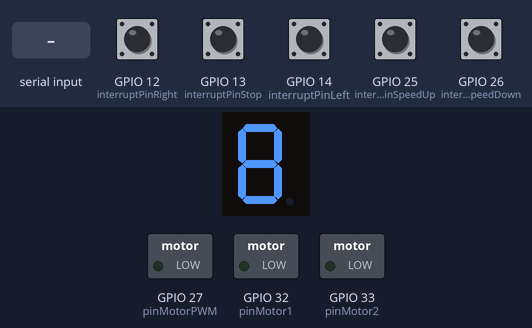
A sketch run on a simulated ESP32. Shown: 1-digit seven-segment display, switched loads named in the sketch (green lamp = pin HIGH). Wiring (inferred from the names in the program): 1-digit 7-segment display, segments lit when LOW: segments GPIO 2, GPIO 4, GPIO 16, GPIO 17, GPIO 5, GPIO 18, GPIO 19. The inputs (shaded band) are chosen by the test bench; at power-on: GPIO 12 (interruptPinRight), GPIO 13 (interruptPinStop), GPIO 14 (interruptPinLeft), GPIO 25 (interruptPinSpeedUp), GPIO 26 (interruptPinSpeedDown) LOW. Nothing arrives over Bluetooth unless stated; the segment pins are drawn as the display they are named for; pins used as bus, display or sensor lines are not drawn.

Above: at 1.2 s.
1.3 s: GPIO 14 (interruptPinLeft) pulled HIGH for 0.15 s
At 3.0 s:
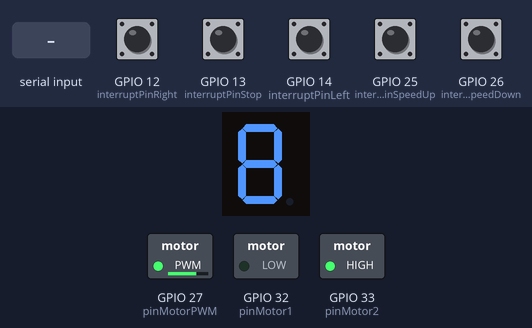
3.3 s: GPIO 12 (interruptPinRight) pulled HIGH for 0.15 s
At 5.0 s:
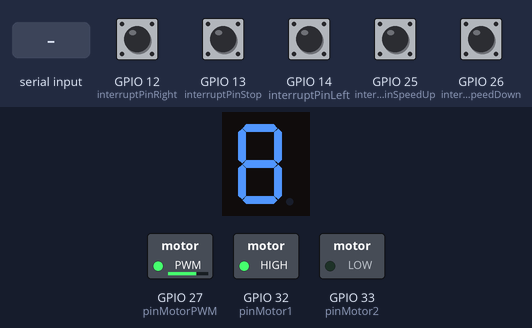
5.3 s: GPIO 25 (interruptPinSpeedUp) pulled HIGH for 0.15 s
At 5.8 s:
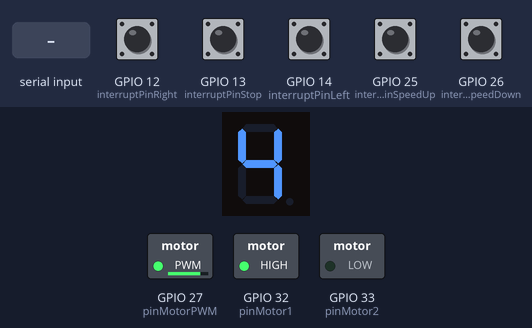
6.9 s: GPIO 13 (interruptPinStop) pulled HIGH for 0.15 s
At 7.4 s:
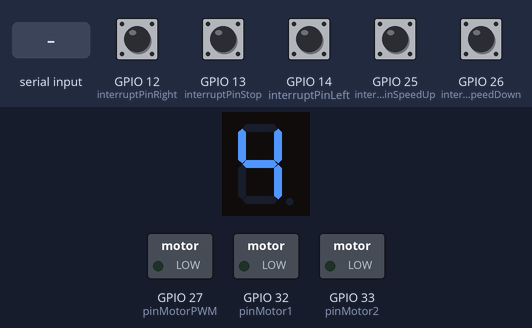
8.5 s: GPIO 26 (interruptPinSpeedDown) pulled HIGH for 0.15 s
At 9.4 s:
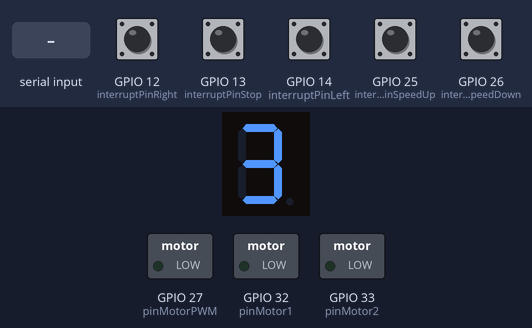
10.1 s: "A\n" received over the second serial link
At 11.3 s:
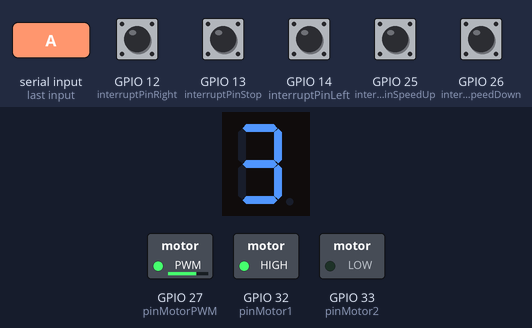
Timing chart, 0 to 13.1 s (numbered marks = the images above; inputs shaded):
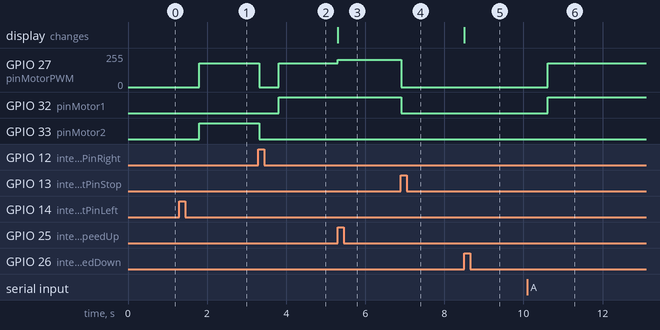

The sketch:

scanner_sketch.ino
```cpp
#include "BluetoothSerial.h"

#if !defined(CONFIG_BT_ENABLED) || !defined(CONFIG_BLUEDROID_ENABLED)
#error Bluetooth is not enabled! Please run `make menuconfig` to and enable it
#endif

#define pinA 2
#define pinB 4
#define pinC 16
#define pinD 17
#define pinE 5
#define pinF 18
#define pinG 19

#define DEBOUNCE_TIME 400
volatile uint32_t debounceTimer = 0;

const bool segTab[6][7] = {
  {1,0,0,1,1,1,1},
  {0,0,1,0,0,1,0},
  {0,0,0,0,1,1,0},
  {1,0,0,1,1,0,0},
  {0,1,0,0,1,0,0},
  {0,1,0,0,0,0,0}
};

BluetoothSerial SerialBT;

enum State { RIGHT, LEFT, STOP, MAX_RIGHT, MAX_LEFT};
enum Actions { WANNA_GO_RIGHT, WANNA_GO_LEFT, WANNA_STOP, WANNA_SPEED_UP, WANNA_SPEED_DOWN, WANNA_MAX_RIGHT, WANNA_MAX_LEFT, NO_ACTION };
//enum LastMax { NOTHING, LAST_MAX_RIGHT, LAST_MAX_LEFT };

typedef struct{
  int mSpeed;
  State state;
} dataScanner;

volatile Actions action;
dataScanner mDataScanner{3, STOP};

Actions lastAction;
//LastMax lastMax;

const byte interruptPinStop = 13;
const byte interruptPinRight= 12;
const byte interruptPinLeft= 14;
const byte interruptPinSpeedUp = 25;
const byte interruptPinSpeedDown = 26;
const byte interruptPinMaxRight = 34;
const byte interruptPinMaxLeft = 35;

const byte pinMotorPWM = 27; //enable du pont en H
const byte pinMotor1 = 32;
const byte pinMotor2 = 33;

const byte pinsDigit[] = { pinA, pinB, pinC, pinD, pinE, pinF, pinG};

const byte canalPWM0 = 0;


char messageReceived = '3';

const int speedTab[] = {140, 160, 180, 205, 230, 255};

void setup() {

  pinMode(interruptPinStop, INPUT);
  pinMode(interruptPinRight, INPUT);
  pinMode(interruptPinLeft, INPUT);
  pinMode(interruptPinSpeedUp, INPUT);
  pinMode(interruptPinSpeedDown, INPUT);
 /* pinMode(interruptPinMaxRight, INPUT);
  pinMode(interruptPinMaxLeft, INPUT);*/

  for (int i=0; i < 7 ; i++) {
    pinMode(pinsDigit[i], OUTPUT);
  }

  pinMode(pinMotor1, OUTPUT);
  pinMode(pinMotor2, OUTPUT);
  pinMode(pinMotorPWM, OUTPUT);

  action = NO_ACTION;
  //lastMax = NOTHING;

  attachInterrupt(interruptPinStop, stopScanner, RISING);
  attachInterrupt(interruptPinRight, rightScanner, RISING);
  attachInterrupt(interruptPinLeft, leftScanner, RISING);
  attachInterrupt(interruptPinSpeedUp, speedUp, RISING);
  attachInterrupt(interruptPinSpeedDown, speedDown, RISING);
  /*attachInterrupt(interruptPinMaxRight, maxRight, RISING);
  attachInterrupt(interruptPinMaxLeft, maxLeft, RISING);*/

  ledcAttachPin(pinMotorPWM, canalPWM0);
  ledcSetup(canalPWM0, 5000, 8);

  SerialBT.begin("Scanner"); //Bluetooth device name
}

void loop() {

  switch(action){

    case WANNA_GO_RIGHT:

      if ( lastAction != WANNA_GO_RIGHT && mDataScanner.state != MAX_RIGHT ) {
        sendChar('A');
        motorGoRight();
        mDataScanner.state = RIGHT;
        lastAction = WANNA_GO_RIGHT;
      }
      action = NO_ACTION;
      break;

    case WANNA_GO_LEFT:

      if ( lastAction != WANNA_GO_LEFT && mDataScanner.state != MAX_LEFT) {
        sendChar('B');
        motorGoLeft();
        mDataScanner.state = LEFT;
        lastAction = WANNA_GO_LEFT;
      }

      action = NO_ACTION;
      break;

    case WANNA_STOP:

      if (lastAction != WANNA_STOP) {
        sendChar('C');
        motorStop();
        mDataScanner.state = STOP;
        lastAction = WANNA_STOP;
      }

      action = NO_ACTION;
      break;

    case WANNA_SPEED_UP:

        if(mDataScanner.mSpeed < 6){
          mDataScanner.mSpeed++;
          refreshSpeed();
          sendChar(intToChar(mDataScanner.mSpeed));
          displayDigit(mDataScanner.mSpeed);

        }

      action = NO_ACTION;
      break;

    case WANNA_SPEED_DOWN:

        if(mDataScanner.mSpeed > 1){

          mDataScanner.mSpeed--;
          refreshSpeed();
          sendChar(intToChar(mDataScanner.mSpeed));
          displayDigit(mDataScanner.mSpeed);
        }

      action = NO_ACTION;
      break;

    /*case WANNA_MAX_RIGHT:

      if (lastMax != LAST_MAX_RIGHT) {
        mDataScanner.state = MAX_RIGHT;
        sendChar('D');
        motorStop();
        lastAction = WANNA_MAX_RIGHT;
        lastMax = LAST_MAX_RIGHT;
      }

      action = NO_ACTION;
      break;


    case WANNA_MAX_LEFT:

      if (lastMax != LAST_MAX_LEFT ){
        mDataScanner.state = MAX_LEFT;
        sendChar('E');
        motorStop();
        lastAction = WANNA_MAX_LEFT;
        Serial.print("coucou");
        lastMax = LAST_MAX_LEFT;
      }

      action = NO_ACTION;
      break;*/

  }


  if ( SerialBT.available() ) {

    messageReceived = (char) SerialBT.read();

    switch(messageReceived){

    case 'A':
      motorGoRight();
      mDataScanner.state = RIGHT;
      lastAction = WANNA_GO_RIGHT;
      break;

    case 'B':
      motorGoLeft();
      mDataScanner.state = LEFT;
      lastAction = WANNA_GO_LEFT;
      break;

    case 'C':
      motorStop();
      mDataScanner.state = STOP;
      lastAction = WANNA_STOP;
      break;

    case '1':
      mDataScanner.mSpeed = 1;
      refreshSpeed();
      displayDigit(mDataScanner.mSpeed);
      break;

    case '2':
      mDataScanner.mSpeed = 2;
      refreshSpeed();
      displayDigit(mDataScanner.mSpeed);
      break;

    case '3':
      mDataScanner.mSpeed = 3;
      refreshSpeed();
      displayDigit(mDataScanner.mSpeed);
      break;

    case '4':
      mDataScanner.mSpeed = 4;
      refreshSpeed();
      displayDigit(mDataScanner.mSpeed);
      break;

    case '5':
      mDataScanner.mSpeed = 5;
      refreshSpeed();
      displayDigit(mDataScanner.mSpeed);
      break;

    case '6':
      mDataScanner.mSpeed = 6;
      refreshSpeed();
      displayDigit(mDataScanner.mSpeed);
      break;

    case 'F': // demande de synchronisation
      sendChar(intToChar(mDataScanner.mSpeed));

      switch (mDataScanner.state) {
        case RIGHT:
          sendChar('A');
          break;

        case LEFT:
          sendChar('B');
          break;

        case STOP:
          sendChar('C');
          break;

        /*case MAX_RIGHT:
          sendChar('D');
          break;

        case MAX_LEFT:
          sendChar('E');
          break;*/
      }
    }

  }

  delay(20);
}

void motorGoRight(){

   if(mDataScanner.state != RIGHT){
        motorStop();
        delay(500);
   }

  digitalWrite(pinMotor1, HIGH);
  digitalWrite(pinMotor2, LOW);
  ledcWrite(canalPWM0, speedTab[mDataScanner.mSpeed-1]);
}

void motorGoLeft(){

  if(mDataScanner.state != LEFT){
        motorStop();
        delay(500);
  }

  digitalWrite(pinMotor1, LOW);
  digitalWrite(pinMotor2, HIGH);
  ledcWrite(canalPWM0, speedTab[mDataScanner.mSpeed-1]);

}

void motorStop(){
  digitalWrite(pinMotor1, LOW);
  digitalWrite(pinMotor2, LOW);
  ledcWrite(canalPWM0, 0);

}

void refreshSpeed() {

  if (mDataScanner.state == RIGHT){
    motorGoRight();
  } else if ( mDataScanner.state == LEFT) {
    motorGoLeft();
  }
}

void displayDigit(int mSpeed) {

  mSpeed--;

  for (int i = 0; i<7; i++){
    digitalWrite(pinsDigit[i], segTab[mSpeed][i]);
  }
}

void sendChar(char val){
  SerialBT.write(val);
  SerialBT.write('\r');
}

char intToChar(int val) {

  switch (val) {
    case 1:
      return '1';
      break;
    case 2:
      return '2';
      break;
    case 3:
      return '3';
      break;
    case 4:
      return '4';
      break;
    case 5:
      return '5';
      break;
    case 6:
      return '6';
      break;
  }

}

void stopScanner(){
  action = WANNA_STOP;
}

void rightScanner(){
  action = WANNA_GO_RIGHT;
}

void leftScanner(){
  action = WANNA_GO_LEFT;
}

void speedUp(){
  if( millis() - DEBOUNCE_TIME >= debounceTimer){
    debounceTimer = millis();
    action = WANNA_SPEED_UP;
  }
}

void speedDown(){
  if( millis() - DEBOUNCE_TIME >= debounceTimer){
    debounceTimer = millis();
    action = WANNA_SPEED_DOWN;
  }
}

/*

void maxRight() {
  if( millis() - DEBOUNCE_TIME >= debounceTimer){
    debounceTimer = millis();
    action = WANNA_MAX_RIGHT;
  }

}

void maxLeft() {
  if( millis() - DEBOUNCE_TIME >= debounceTimer){
    debounceTimer = millis();
    action = WANNA_MAX_LEFT;
  }
}

*/
```

Measured:
- after the input at 1.3 s, GPIO 27 (pinMotorPWM): 0/255 → 179/255 after 0.51 s; GPIO 33 (pinMotor2): LOW → HIGH after 0.51 s
- after the input at 3.3 s, GPIO 27 (pinMotorPWM): 179/255 → 0/255 at once, → 179/255 0.50 s later; GPIO 32 (pinMotor1): LOW → HIGH after 0.52 s; GPIO 33 (pinMotor2): HIGH → LOW at once
- after the input at 5.3 s, GPIO 27 (pinMotorPWM): 179/255 → 204/255 at once; the display: changes at once (image 3)
- after the input at 6.9 s, GPIO 27 (pinMotorPWM): 204/255 → 0/255 at once; GPIO 32 (pinMotor1): HIGH → LOW at once
- after the input at 8.5 s, the display: changes at once (image 5)
- after the input at 10.1 s, GPIO 27 (pinMotorPWM): 0/255 → 179/255 after 0.51 s; GPIO 32 (pinMotor1): LOW → HIGH after 0.51 s
